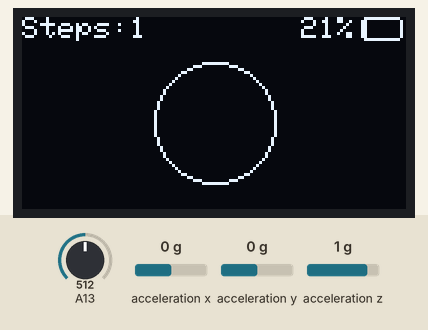
Recording of a sketch running on a simulated Arduino Mega 2560, built with avr-gcc and run on an emulated ATmega2560. Parts: 128×64 one-colour display. Inputs (shaded band) come from the test bench; at power-on: A13 = 512, acceleration x 0 g, acceleration y 0 g, acceleration z 1 g. What the sketch prints to the serial monitor is not drawn.

Above: at 1.5 s.
1.6 s: A13 set to 306
At 3.1 s:
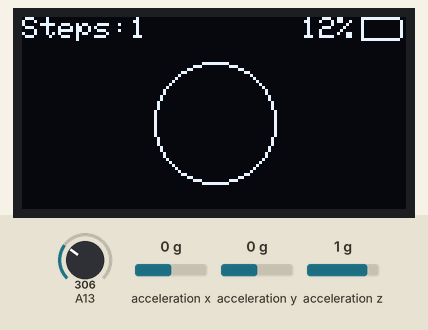
3.4 s: A13 set to 30
At 5.1 s:
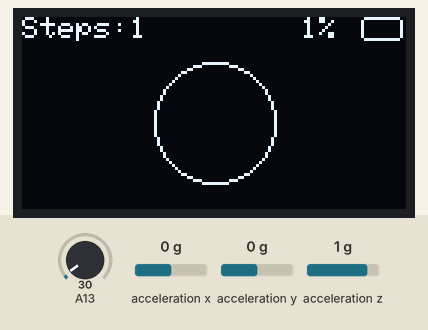
Timing chart, 0 to 5.2 s (numbered marks = the images above; inputs shaded):
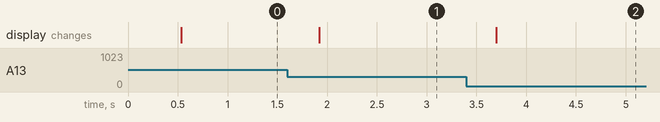

Measured:
- after the input at 1.6 s, the display: changes after 0.32 s (image 1)
- after the input at 3.4 s, the display: changes after 0.30 s (image 2)

The sketch:

A2WalkSensor.ino
```cpp
#include <Wire.h>
#include <SPI.h>
#include <Adafruit_LIS3DH.h>
#include <Adafruit_Sensor.h>

#include <Adafruit_GFX.h>
#include <Adafruit_SSD1306.h>

#define SCREEN_WIDTH 128 // OLED display width, in pixels
#define SCREEN_HEIGHT 64 // OLED display height, in pixels

// Declaration for an SSD1306 display connected to I2C (SDA, SCL pins)
#define OLED_RESET     4 // Reset pin # (or -1 if sharing Arduino reset pin)
Adafruit_SSD1306 display(SCREEN_WIDTH, SCREEN_HEIGHT, &Wire, OLED_RESET);

// Used for LIS3DH hardware & software SPI
#define LIS3DH_CS 10
Adafruit_LIS3DH lis = Adafruit_LIS3DH();

const int DELAY_LOOP_MS = 0; // change to slow down how often to read and graph value

// battery level
const int MAX_ANALOG_VAL = 4095;
const float MAX_BATTERY_VOLTAGE = 4.2;
int currentBattery = 100;

unsigned long _totalFrameCount = 0;
unsigned long _startTimeStamp = 0;

// These are for the sensor values:
int NUM_SAMPLES = 50;
int averageMag = 0;
int steps = 0;
int previousSteps = 0;
int stepThreshold = 2000;
boolean inPeak = false;

int GOAL_CHUNK = 10;
int GOAL_STEPS = 100;
int circlesCompleted = 1;
int centerX = display.width() / 2;
int centerY = 3 + display.height() / 2;

void setup() {
  Serial.begin(115200);

  // SSD1306_SWITCHCAPVCC = generate display voltage from 3.3V internally
  if (!display.begin(SSD1306_SWITCHCAPVCC, 0x3D)) { // Address 0x3D for 128x64
    Serial.println(F("SSD1306 allocation failed"));
    for (;;); // Don't proceed, loop forever
  }

  // Clear the buffer
  display.clearDisplay();

  display.setTextSize(1);
  display.setTextColor(WHITE, BLACK);
  display.setCursor(0, 0);
  display.println("Screen initialized!");
  display.display();
  delay(250);

  display.println("Initializing accelerometer...");
  if (! lis.begin(0x18)) {   // change this to 0x19 for alternative i2c address
    Serial.println("Couldn't start");
    while (1) yield();
  }
  Serial.println("LIS3DH found!");

  lis.setRange(LIS3DH_RANGE_4_G);   // 2, 4, 8 or 16 G!

  Serial.print("Range = ");
  Serial.print(2 << lis.getRange());
  Serial.println("G");

  // Calibrate the average magnitude by taking an average over the number of samples
  int sum = 0;
  for (int i = 0 ; i < NUM_SAMPLES ; i++) {
    lis.read();
    long x = lis.x;
    long y = lis.y;
    long z = lis.z;
    double mag = sqrt(x * x + y * y + z * z);
    sum = sum + mag ;
  }
  averageMag = sum/NUM_SAMPLES;
}

// This applies a mean filter over 10 samples that are read in
// Its set to 10 samples because the sample data showed that we took an average of 5.36 sample/second and
// we need to have a <= 2 sec latency for step tracking
void stepCounter() {
  double sum = 0 ;
  double magnitudes[NUM_SAMPLES] = {0};
  double averagePeaks[NUM_SAMPLES] = {0};

  // Take samples and save the sum and magnitudes in an array
  for (int i = 0 ; i < NUM_SAMPLES ; i++) {
    lis.read();
    long x = lis.x;
    long y = lis.y;
    long z = lis.z;

    // Subtract out the average so that gravity force is excluded
    magnitudes[i] = sqrt(x * x + y * y + z * z) - averageMag;
    Serial.print("Mag: ");
    Serial.println(magnitudes[i]);

    averagePeaks[i] = (magnitudes[i] + magnitudes[i-1]) / 2;
    Serial.print("Average peaks: ");
    Serial.println(averagePeaks[i]);

    if (averagePeaks[i] > stepThreshold  && inPeak == false) {
      steps = steps + 1;
      inPeak = true;
    }

    if (averagePeaks[i] < stepThreshold && inPeak == true) {
      inPeak = false;
    }

    if (steps < 0) {
      steps = 0;
    }
  }
}

void loop() {
  if(_startTimeStamp == 0){
    _startTimeStamp = millis();
  }

  display.clearDisplay();

  // Draw the battery level
  drawBatteryLevel();

  stepCounter();

  // Draw the steps
  drawSteps();

  // Render buffer to screen
  display.display();

  _totalFrameCount++;

  if(DELAY_LOOP_MS > 0){
    delay(DELAY_LOOP_MS);
  }
}

void drawSteps() {
  display.setCursor(0, 0);
  display.print("Steps:");
  display.print(steps);
  Serial.print("Steps: ");
  Serial.println(steps);

  if (previousSteps != steps && steps % GOAL_CHUNK == 0 && circlesCompleted <= 10) {
    circlesCompleted = circlesCompleted + 1;
  }

  //Number of circles indicates how close you are to the number of goal steps
  // Radius / goal chunk i.e. 20/10 = 2 each step
  // num of circles we create is how far are we
  // every 10 steps, we need to draw another circle, so -2 from whats left
  if (steps < GOAL_STEPS) {
    for (int i = 0; i < circlesCompleted * 2 ; i += 2) {
      if (steps > 0) {
        if (i == 20) {
          // draw pixel
          display.drawPixel(centerX, centerY, WHITE);
        } else {
          display.drawCircle(centerX, centerY, 20 - i, WHITE);
        }
      }
    }
  }
  previousSteps = steps;

  if (steps >= GOAL_STEPS) {
    for (int i = 0; i < 30 ; i += 2) {
        if (i == 0) {
          // draw pixel
          display.drawPixel(centerX, centerY, WHITE);
        } else {
          display.drawCircle(centerX, centerY, i, WHITE);
        }
        display.display();
    }
  }
}

void drawBatteryLevel() {
  int rawBattery = analogRead(A13);
  float voltageLevel = (rawBattery / 4095.0) * 2 * 1.1 * 3.3; // calculate voltage level
  float batteryFraction = (voltageLevel / MAX_BATTERY_VOLTAGE) * 100;
  if (batteryFraction < currentBattery) {
    currentBattery = (int) batteryFraction;
  }

  int16_t  x1, y1;
  uint16_t w, h;
  display.setTextSize(1);
  display.getTextBounds("XX%", 0, 0, &x1, &y1, &w, &h);

  // Giving 3 pixels of space between % and battery icon so 17 = battery width + 3 pixels
  display.setCursor(display.width() - w - 17, 0);
  display.print(currentBattery);
  display.print("%");
  //x, y, width, height, radius, colour
  display.drawRoundRect(display.width() - w + x1 + 3, 0, 14, h, 1, WHITE);

  // Draw in the filled based on the amount of current battery
  // Fill in width will be 14(battery width) * currentBattery/100
  uint16_t fillInWidth = 14 * currentBattery/100;
  display.fillRoundRect(display.width() - w + x1 + 3, 0, fillInWidth, h, 1, WHITE);
}
```
